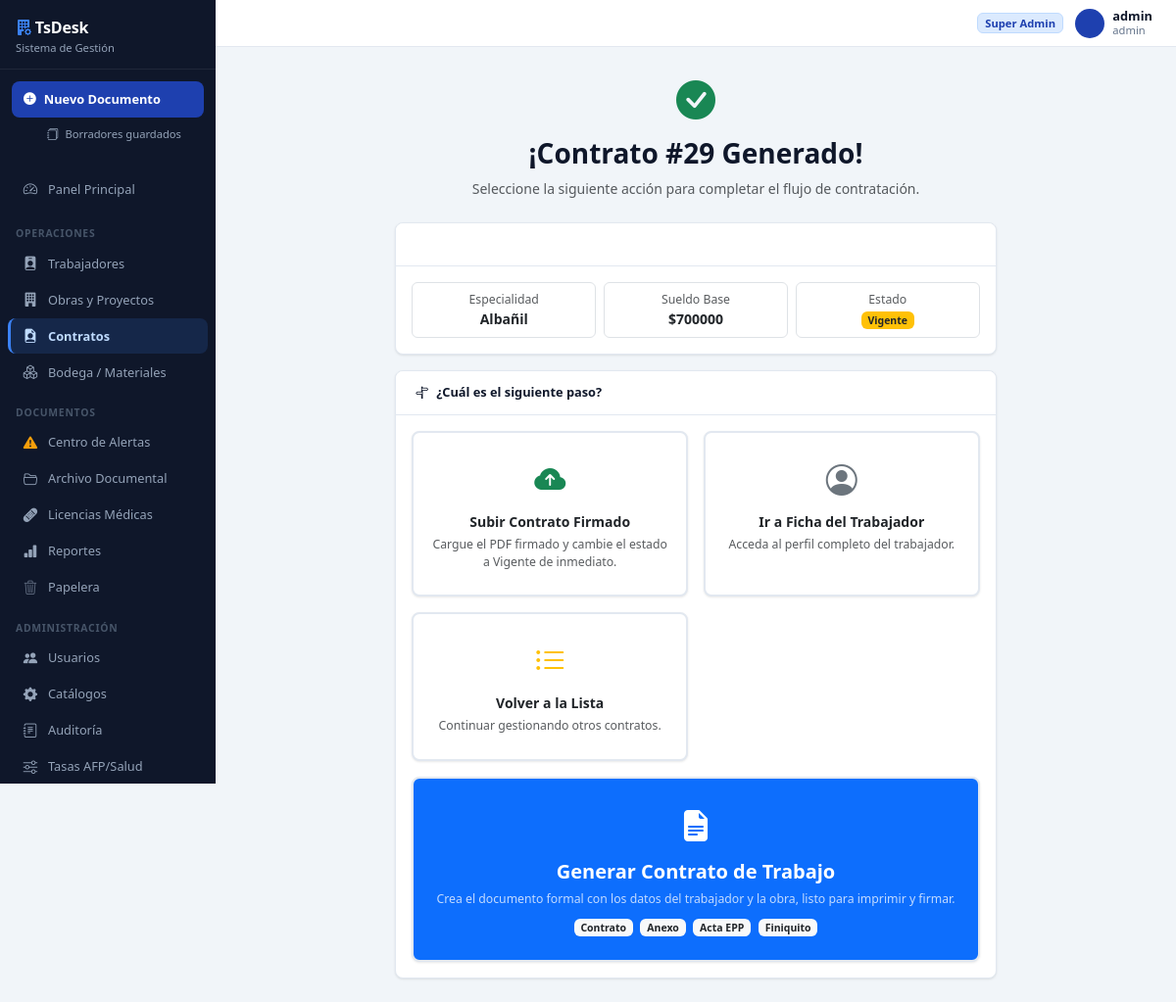
Page /contratos/29/wizard/ (signed in) on the earlier database version.
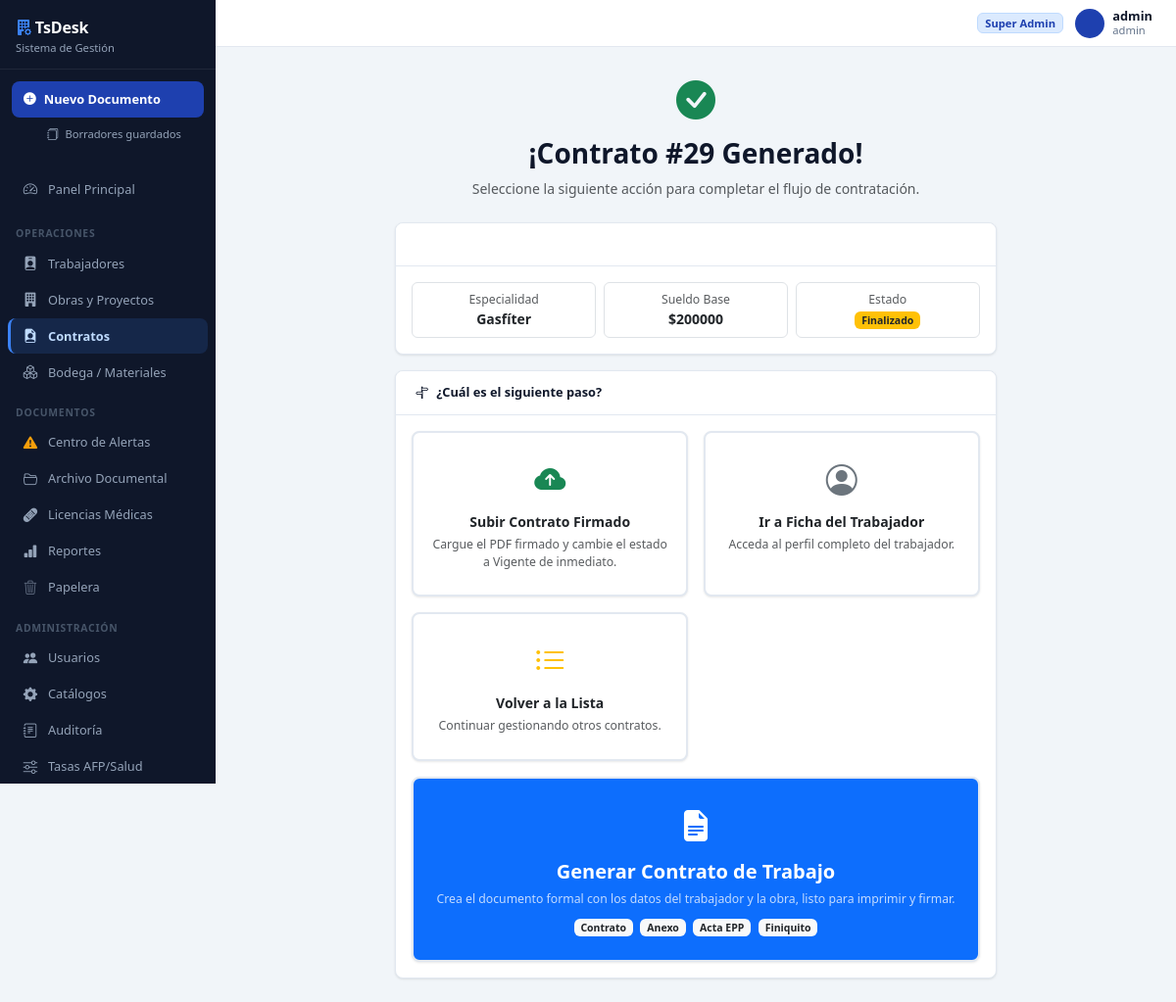
Same page on the later database version.
### core/models.py (models this page shows, shortened)
class Contrato(models.Model):
    ESTADO_CHOICES = [
        ('Borrador', 'Borrador'),
        ('Pendiente de Firma', 'Pendiente de Firma'),
        ('Vigente', 'Vigente'),
        ('En Licencia', 'En Licencia'),
        ('Reactivado', 'Reactivado'),
        ('Finalizado', 'Finalizado'),
        ('Finiquitado', 'Finiquitado'),
        ('Rescindido', 'Rescindido'),
        ('Trasladado', 'Trasladado'),
    ]
    TIPO_CONTRATO_CHOICES = [
        ('Plazo Fijo', 'Plazo Fijo'),
        ('Por Obra o Faena', 'Por Obra o Faena'),
        ('Indefinido', 'Indefinido'),
    ]
    TIPO_TERMINO_CHOICES = [
        ('', '— Sin término —'),
        ('Renuncia voluntaria', 'Renuncia voluntaria'),
        ('Despido por necesidades de la empresa', 'Despido por necesidades de la empresa'),
        ('Despido por incumplimiento grave', 'Despido por incumplimiento grave'),
        ('Mutuo acuerdo', 'Mutuo acuerdo'),
        ('Vencimiento plazo', 'Vencimiento plazo'),
        ('Término de obra o faena', 'Término de obra o faena'),
        ('Fallecimiento', 'Fallecimiento'),
        ('Invalidez', 'Invalidez'),
        ('Otro', 'Otro'),
    ]
    trabajador = models.ForeignKey(Trabajador, on_delete=models.PROTECT, related_name='contratos', to_field='rut')
    obra = models.ForeignKey(Obra, on_delete=models.PROTECT, related_name='contratos')
    especialidad = models.ForeignKey(Especialidad, on_delete=models.PROTECT, related_name='contratos', null=True, blank=True)
    tipo_contrato = models.CharField(max_length=20, choices=TIPO_CONTRATO_CHOICES, default='Plazo Fijo')
    sueldo_base = models.DecimalField(max_digits=12, decimal_places=2, null=True, blank=True)
    fecha_inicio = models.DateField(null=True, blank=True)
    fecha_termino_estimada = models.DateField(null=True, blank=True)
    fecha_termino_real = models.DateField(null=True, blank=True)
    tipo_termino = models.CharField(max_length=60, blank=True, default='', choices=TIPO_TERMINO_CHOICES)
    motivo_termino = models.TextField(blank=True, default='')
    estado = models.CharField(max_length=30, choices=ESTADO_CHOICES, default='Pendiente de Firma')
    fecha_inicio_licencia = models.DateField(null=True, blank=True)
    fecha_fin_licencia = models.DateField(null=True, blank=True)
    obs_licencia = models.TextField(blank=True, default='')
    creado_el = models.DateTimeField(default=timezone.now)
    activo = models.BooleanField(default=True)
    es_recontratacion = models.BooleanField(default=False)
    contrato_anterior = models.ForeignKey(
        'self', null=True, blank=True,
        on_delete=models.SET_NULL,
        related_name='recontrataciones',
    )
    fecha_extension = models.DateField(
        null=True, blank=True,
        help_text='Fecha extendida por Anexo de Contrato. No modifica la fecha original.',
    )
    class Meta:
        verbose_name = 'Contrato'
        verbose_name_plural = 'Contratos'
        ordering = ['-creado_el']
    _ESTADOS_TERMINADOS = {'Finalizado', 'Finiquitado', 'Rescindido', 'Trasladado'}

class Especialidad(models.Model):
    nombre = models.CharField(max_length=100, unique=True)
    activo = models.BooleanField(default=True)
    class Meta:
        verbose_name = 'Especialidad'
        verbose_name_plural = 'Especialidades'
        ordering = ['nombre']

### core/views/contratos.py (the view)
# urls.py: path('contratos/<int:pk>/wizard/', views.contrato_wizard, name='contrato_wizard'),
@login_required
def contrato_wizard(request, pk):
    contrato = get_object_or_404(Contrato, pk=pk, activo=True)
    return render(request, 'contratos/wizard.html', {'contrato': contrato})

### core/models.py (called while the page is built)
    @property
    def nombre_completo(self):
        return f"{self.nombres} {self.apellidos}"

### templates/contratos/wizard.html (shortened to what the changed rows need)
{% extends 'base.html' %}
{% block content %}
<div class="text-center mb-4">
  <i class="bi bi-check-circle-fill text-success fs-1 d-block mb-2"></i>
  <h3 class="fw-bold">¡Contrato #{{ contrato.pk }} Generado!</h3>
  <p class="text-muted">Seleccione la siguiente acción para completar el flujo de contratación.</p>
</div>
<div class="row justify-content-center">
  <div class="col-md-8">
    <div class="card border-0 shadow-sm mb-3">
      <div class="card-body">
        <div class="row g-2 text-center">
          <div class="col-4">
            <div class="border rounded p-2">
              <small class="text-muted d-block">Especialidad</small>
              <strong>{{ contrato.especialidad.nombre }}</strong>
            </div>
          </div>
          <div class="col-4">
            <div class="border rounded p-2">
              <small class="text-muted d-block">Sueldo Base</small>
              <strong>${{ contrato.sueldo_base|floatformat:0 }}</strong>
            </div>
          </div>
          <div class="col-4">
            <div class="border rounded p-2">
              <small class="text-muted d-block">Estado</small>
              <span class="badge bg-warning text-dark">{{ contrato.estado }}</span>
            </div>
          </div>
        </div>
      </div>
    </div>
  </div>
</div>
{% endblock %}

Differences in the rows shown:
changed Contrato id 29: especialidad.nombre "Albañil" → "Gasfíter"; sueldo_base "700000" → "200000"; estado "Vigente" → "Finalizado"
